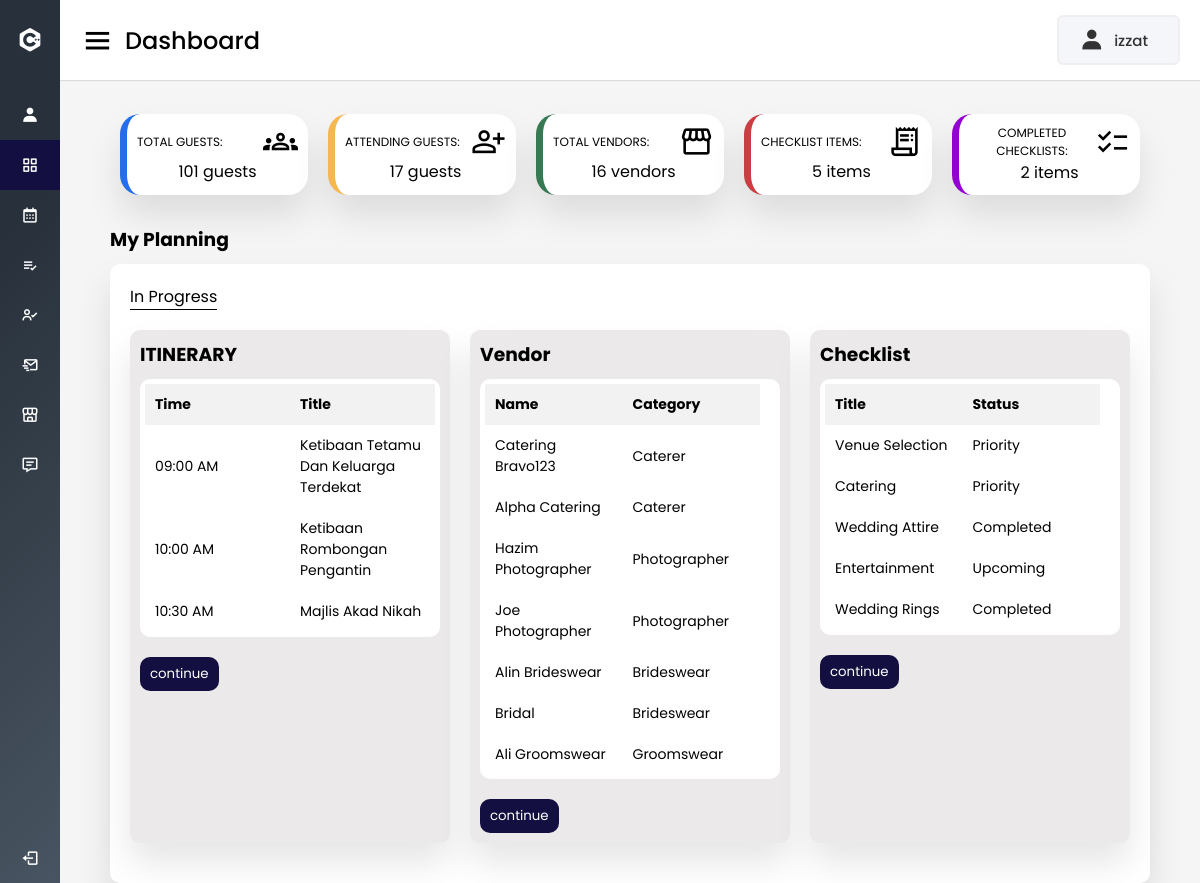
Page /user/user.php (signed in) on the committed database.
### tables this page shows
CREATE TABLE `activity_details` (
  `activity_id` int(20) NOT NULL,
  `username` varchar(50) NOT NULL,
  `activity_title` varchar(50) NOT NULL,
  `activity_desc` varchar(500) NOT NULL,
  `activity_time` time NOT NULL
);

CREATE TABLE `vendor` (
  `vendor_id` int(20) NOT NULL,
  `vendor_name` varchar(50) NOT NULL,
  `vendor_price` double NOT NULL,
  `vendor_email` varchar(50) NOT NULL,
  `vendor_contact` varchar(50) NOT NULL,
  `vendor_category` varchar(50) NOT NULL,
  `vendor_link` varchar(50) NOT NULL,
  `notes` varchar(500) NOT NULL,
  `vendor_image` text NOT NULL,
  `username` varchar(50) NOT NULL
);

CREATE TABLE `checklist` (
  `checklist_id` int(20) NOT NULL,
  `checklist_title` varchar(50) NOT NULL,
  `checklist_desc` varchar(500) NOT NULL,
  `checklist_status` varchar(50) NOT NULL,
  `username` varchar(50) NOT NULL
);

### user/user.php (the view, shortened to what this page needs)
<?php
include('../connection/dbconn.php');
$username = $_SESSION['username'];
$query = "SELECT activity_title, activity_desc, activity_time FROM activity_details WHERE username = '$username' LIMIT 3";
$result = mysqli_query($dbconn, $query);
$itineraryItems = array();
if (mysqli_num_rows($result) > 0) {
  while ($row = mysqli_fetch_assoc($result)) {
    $activityTitle = $row['activity_title'];
    $activityDesc = $row['activity_desc'];
    $activityTime = $row['activity_time'];
    $itineraryItems[] = array('title' => $activityTitle, 'desc' => $activityDesc, 'time' => $activityTime);
  }
}
$vendorQuery = "SELECT vendor_name, vendor_category FROM vendor WHERE username = '$username'";
$vendorResult = mysqli_query($dbconn, $vendorQuery);
$vendorItems = array();
if (mysqli_num_rows($vendorResult) > 0) {
  while ($row = mysqli_fetch_assoc($vendorResult)) {
    $vendorName = $row['vendor_name'];
    $vendorCategory = $row['vendor_category'];
    $vendorItems[] = array('name' => $vendorName, 'category' => $vendorCategory);
  }
}
$checklistQuery = "SELECT checklist_title, checklist_status FROM checklist WHERE username = '$username'";
$checklistResult = mysqli_query($dbconn, $checklistQuery);
$checklistItems = array();
if (mysqli_num_rows($checklistResult) > 0) {
  while ($row = mysqli_fetch_assoc($checklistResult)) {
    $checklistTitle = $row['checklist_title'];
    $checklistStatus = $row['checklist_status'];
    $checklistItems[] = array('title' => $checklistTitle, 'status' => $checklistStatus);
  }
}
$totalGuestPaxQuery = "SELECT SUM(guest_pax) AS total_pax FROM guest WHERE username = '$username'";
$totalGuestPaxResult = mysqli_query($dbconn, $totalGuestPaxQuery);
$totalPax = 0;
if ($totalGuestPaxResult && mysqli_num_rows($totalGuestPaxResult) > 0) {
  $row = mysqli_fetch_assoc($totalGuestPaxResult);
  $totalPax = $row['total_pax'];
}
$totalAttendingPaxQuery = "SELECT SUM(guest_pax) AS total_attending_pax FROM guest WHERE username = '$username' AND guest_status = 'attending'";
$totalAttendingPaxResult = mysqli_query($dbconn, $totalAttendingPaxQuery);
$totalAttendingPax = 0;
if ($totalAttendingPaxResult && mysqli_num_rows($totalAttendingPaxResult) > 0) {
  $row = mysqli_fetch_assoc($totalAttendingPaxResult);
  $totalAttendingPax = $row['total_attending_pax'];
}
$totalVendorsQuery = "SELECT COUNT(*) AS total_vendors FROM vendor WHERE username = '$username'";
$totalVendorsResult = mysqli_query($dbconn, $totalVendorsQuery);
$totalVendors = 0;
if ($totalVendorsResult && mysqli_num_rows($totalVendorsResult) > 0) {
  $row = mysqli_fetch_assoc($totalVendorsResult);
  $totalVendors = $row['total_vendors'];
}
$totalChecklistsQuery = "SELECT COUNT(*) AS total_checklists FROM checklist WHERE username = '$username'";
$totalChecklistsResult = mysqli_query($dbconn, $totalChecklistsQuery);
$totalChecklists = 0;
if ($totalChecklistsResult && mysqli_num_rows($totalChecklistsResult) > 0) {
  $row = mysqli_fetch_assoc($totalChecklistsResult);
  $totalChecklists = $row['total_checklists'];
}
$totalCompletedChecklistsQuery = "SELECT COUNT(*) AS total_completed_checklists FROM checklist WHERE username = '$username' AND checklist_status = 'completed'";
$totalCompletedChecklistsResult = mysqli_query($dbconn, $totalCompletedChecklistsQuery);
$totalCompletedChecklists = 0;
if ($totalCompletedChecklistsResult && mysqli_num_rows($totalCompletedChecklistsResult) > 0) {
  $row = mysqli_fetch_assoc($totalCompletedChecklistsResult);
  $totalCompletedChecklists = $row['total_completed_checklists'];
}
?>
<!DOCTYPE html>
<html lang="en" dir="ltr">
<head>
  <link rel="stylesheet" href="style3.css">
  <link href='https://unpkg.com/boxicons@2.0.7/css/boxicons.min.css' rel='stylesheet'>
</head>
<body>
  <div class="sidebar">
    <div class="logo-details">
      <i class='bx bxl-c-plus-plus'></i>
      <span class="logo_name">Wed Gala</span>
    </div>
    <ul class="nav-links">
      <li>
        <a href="userprofile.php">
          <i class='bx bxs-user' ></i>
          <span class="links_name"><?php echo $_SESSION['username']; ?></span>
        </a>
      </li>
      <li>
        <a href="user.php" class="active">
          <i class='bx bx-grid-alt' ></i>
          <span class="links_name">Dashboard</span>
        </a>
      </li>
      <li>
        <a href="itinerary.php">
          <i class='bx bx-calendar' ></i>
          <span class="links_name">Itinerary</span>
        </a>
      </li>
      <li>
        <a href="checklist.php?status=all">
          <i class='bx bx-list-check' ></i>
          <span class="links_name">Checklist</span>
        </a>
      </li>
      <li>
        <a href="guestlist.php">
          <i class='bx bx-user-check' ></i>
          <span class="links_name">Guestlist</span>
        </a>
      </li>
      <li>
        <a href="invitation.php">
          <i class='bx bx-mail-send' ></i>
          <span class="links_name">Digital Invite</span>
        </a>
      </li>
      <li>
        <a href="vendor.php">
          <i class='bx bx-store-alt' ></i>
          <span class="links_name">Vendor</span>
        </a>
      </li>
      <li>
        <a href="feedback.php">
          <i class='bx bx-message-detail' ></i>
          <span class="links_name">Feedback</span>
        </a>
      </li>
      <li class="log_out">
        <a href="../registration/logout.php">
          <i class='bx bx-log-out'></i>
          <span class="links_name">Log out</span>
        </a>
      </li>
    </ul>
  </div>
  <section class="home-section">
    <nav>
      <div class="sidebar-button">
        <i class='bx bx-menu sidebarBtn'></i>
        <span class="dashboard">Dashboard</span>
      </div>
      <div class="profile-details">
        <i class='bx bxs-user'></i>
        <span class="admin_name">
          <?php echo $_SESSION['username']; ?>
        </span>
      </div>
    </nav>
    <div class="main-skills">
      <div class="card">
        <div class="card-inner">
          <p class="text-primary">TOTAL GUESTS:</p>
          <span class="material-symbols-outlined">groups</span>
        </div>
        <span class="text-primary font-weight-bold"><?php echo $totalPax; ?> guests</span>
      </div>
      <div class="card">
        <div class="card-inner">
          <p class="text-primary">ATTENDING GUESTS:</p>
          <span class="material-symbols-outlined">person_add</span>
        </div>
        <span class="text-primary font-weight-bold"><?php echo $totalAttendingPax; ?> guests</span>
      </div>
      <div class="card">
        <div class="card-inner">
          <p class="text-primary">TOTAL VENDORS:</p>
          <span class="material-symbols-outlined">storefront</span>
        </div>
        <span class="text-primary font-weight-bold"><?php echo $totalVendors; ?> vendors</span>
      </div>
      <div class="card">
        <div class="card-inner">
          <p class="text-primary">CHECKLIST ITEMS:</p>
          <span class="material-symbols-outlined">receipt_long</span>
        </div>
        <span class="text-primary font-weight-bold"><?php echo $totalChecklists; ?> items</span>
      </div>
      <div class="card">
        <div class="card-inner">
          <p class="text-primary">COMPLETED CHECKLISTS:</p>
          <span class="material-symbols-outlined">checklist</span>
        </div>
        <span class="text-primary font-weight-bold"><?php echo $totalCompletedChecklists; ?> items</span>
      </div>
      </div>
    <section class="main-course">
      <h1>My Planning</h1>
      <div class="course-box">
        <ul>
          <li class="active">In progress</li>
        </ul>
        <div class="course">
          <div class="box">
            <h3>ITINERARY</h3>
            <div class="whitecard">
              <table>
                <thead>
                  <tr>
                    <th>Time</th>
                    <th>Title</th>
                  </tr>
                </thead>
                <tbody>
                  <?php foreach ($itineraryItems as $item) { ?>
                    <tr>
                      <td><?php echo date('H:i A', strtotime($item['time'])); ?></td>
                      <td><?php echo $item['title']; ?></td>
                    </tr>
                  <?php } ?>
                </tbody>
              </table>
            </div>
            <a href="itinerary.php"><button>continue</button></a>
          </div>
          <div class="box">
            <h3>Vendor</h3>
            <div class="whitecard scrollable-table modal-scrollable">
              <table>
                <thead>
                  <tr>
                    <th>Name</th>
                    <th>Category</th>
                  </tr>
                </thead>
                <tbody>
                  <?php foreach ($vendorItems as $vendor) { ?>
                    <tr>
                      <td><?php echo $vendor['name']; ?></td>
                      <td><?php echo $vendor['category']; ?></td>
                    </tr>
                  <?php } ?>
                </tbody>
              </table>
            </div>
            <a href="vendor.php"><button>continue</button></a>
          </div>
          <div class="box">
            <h3>Checklist</h3>
            <div class="whitecard scrollable-table modal-scrollable">
              <table>
                <thead>
                  <tr>
                    <th>Title</th>
                    <th>Status</th>
                  </tr>
                </thead>
                <tbody>
                  <?php foreach ($checklistItems as $checklist) { ?>
                    <tr>
                      <td><?php echo $checklist['title']; ?></td>
                      <td><?php echo $checklist['status']; ?></td>
                    </tr>
                  <?php } ?>
                </tbody>
              </table>
            </div>
            <a href="checklist.php?status=all"><button>continue</button></a>
          </div>
        </div>
      </div>
    </section>
  </section>
</body>
</html>

### rows in the picture
activity_details: activity_time "09:00 AM", activity_title "Ketibaan Tetamu Dan Keluarga Terdekat"
activity_details: activity_time "10:00 AM", activity_title "Ketibaan Rombongan Pengantin"
activity_details: activity_time "10:30 AM", activity_title "Majlis Akad Nikah"
vendor: vendor_name "Catering Bravo123", vendor_category "Caterer"
vendor: vendor_name "Alpha Catering", vendor_category "Caterer"
vendor: vendor_name "Hazim Photographer", vendor_category "Photographer"
vendor: vendor_name "Joe Photographer", vendor_category "Photographer"
vendor: vendor_name "Alin Brideswear", vendor_category "Brideswear"
vendor: vendor_name "Bridal", vendor_category "Brideswear"
vendor: vendor_name "Ali Groomswear", vendor_category "Groomswear"
checklist: checklist_title "Venue Selection", checklist_status "Priority"
checklist: checklist_title "Catering", checklist_status "Priority"
checklist: checklist_title "Wedding Attire", checklist_status "Completed"
checklist: checklist_title "Entertainment", checklist_status "Upcoming"
checklist: checklist_title "Wedding Rings", checklist_status "Completed"

### other values in the picture
$_SESSION['username'] "izzat"
$totalPax "101"
$totalAttendingPax "17"
$totalVendors "16"
$totalChecklists "5"
$totalCompletedChecklists "2"
